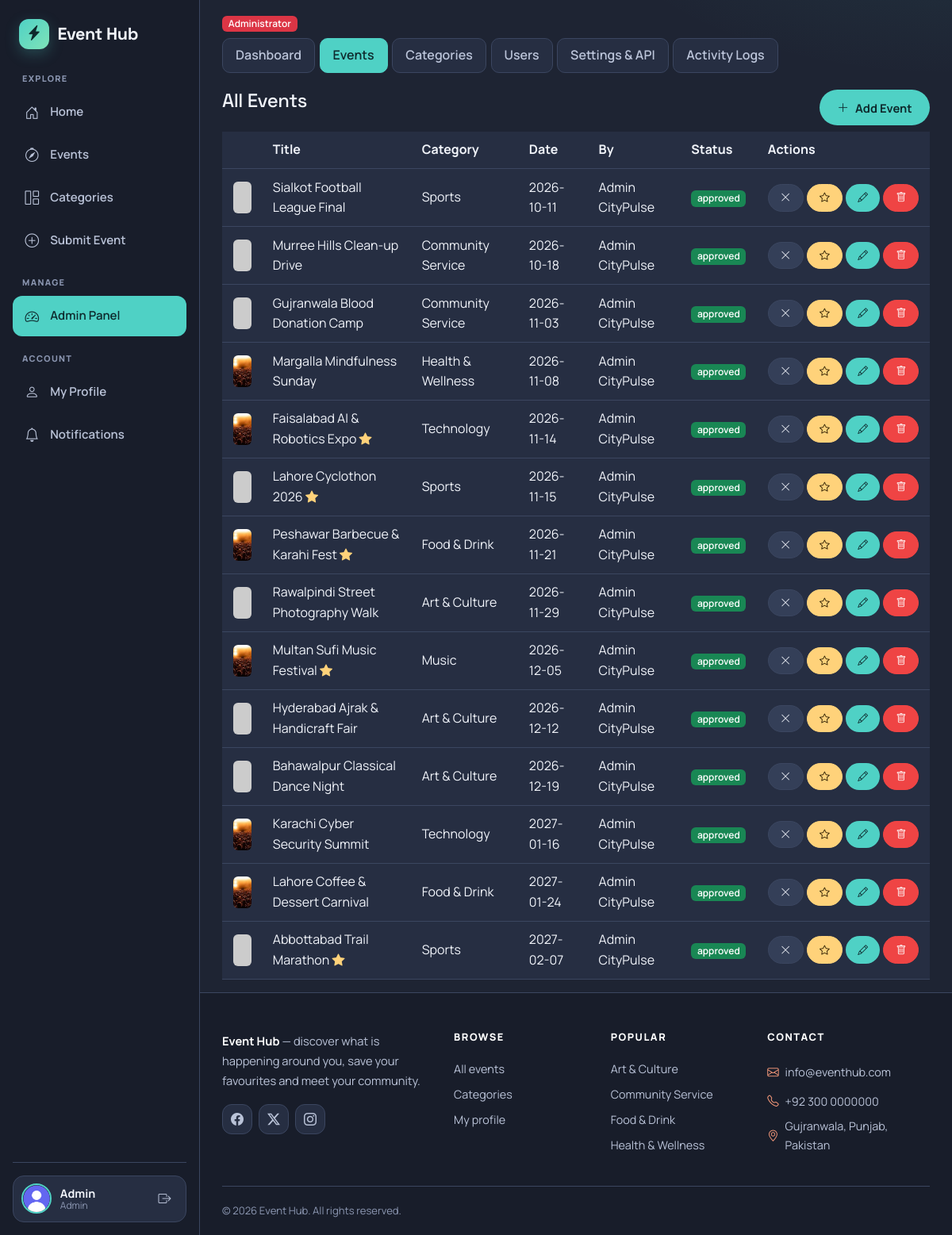
/admin/events.php (signed in), run on the app's committed database.
### tables this page shows
CREATE TABLE events (
  id INT AUTO_INCREMENT PRIMARY KEY,
  title VARCHAR(200) NOT NULL,
  category_id INT NOT NULL,
  short_desc VARCHAR(255),
  description TEXT,
  venue VARCHAR(150),
  address VARCHAR(255),
  city VARCHAR(80),
  lat DECIMAL(10,7) NOT NULL,
  lng DECIMAL(10,7) NOT NULL,
  event_date DATE NOT NULL,
  event_time TIME,
  price DECIMAL(10,2) DEFAULT 0,
  organizer_name VARCHAR(120),
  organizer_contact VARCHAR(150),
  image VARCHAR(255) DEFAULT 'images/default.jpg',
  is_featured TINYINT DEFAULT 0,
  status ENUM('pending','approved','rejected') DEFAULT 'pending',
  created_by INT NULL,
  created_at TIMESTAMP DEFAULT CURRENT_TIMESTAMP,
  FOREIGN KEY (category_id) REFERENCES categories(id)
);

CREATE TABLE categories (
  id INT AUTO_INCREMENT PRIMARY KEY,
  name VARCHAR(80) NOT NULL,
  color VARCHAR(10) DEFAULT '#6f42c1'
);

CREATE TABLE users (
  id INT AUTO_INCREMENT PRIMARY KEY,
  name VARCHAR(100) NOT NULL,
  email VARCHAR(150) NOT NULL UNIQUE,
  password VARCHAR(255) NOT NULL,
  role ENUM('user','moderator','admin') DEFAULT 'user',
  status ENUM('active','inactive') DEFAULT 'active',
  avatar VARCHAR(255) DEFAULT 'images/avatar.png',
  created_at TIMESTAMP DEFAULT CURRENT_TIMESTAMP
);

### admin/events.php (the view, shortened to what this page needs)
<?php
require '../includes/functions.php';
$rows = $pdo->query("SELECT e.*, c.name AS cat, u.name AS author FROM events e JOIN categories c ON c.id=e.category_id
                     LEFT JOIN users u ON u.id=e.created_by ORDER BY FIELD(e.status,'pending','approved','rejected'), e.event_date")->fetchAll();
include '../includes/header.php'; include 'menu.php';
?>
<div class="container">
  <div class="d-flex justify-content-between mb-2"><h4>All Events</h4>
    <a href="event_form.php" class="btn btn-main"><i class="bi bi-plus-lg"></i> Add Event</a></div>
  <div class="table-responsive"><table class="table table-hover bg-white align-middle">
    <tr><th></th><th>Title</th><th>Category</th><th>Date</th><th>By</th><th>Status</th><th>Actions</th></tr>
    <?php foreach ($rows as $r): ?>
    <tr>
      <td><?= img_tag($r['image'], $r['title'], 'width="60" height="40" style="object-fit:cover" class="rounded"', event_fallback($r['id'])) ?></td>
      <td><?= e($r['title']) ?> <?= $r['is_featured'] ? '<i class="bi bi-star-fill text-warning"></i>' : '' ?></td>
      <td><?= e($r['cat']) ?></td><td><?= $r['event_date'] ?></td><td><?= e($r['author']) ?></td>
      <td><span class="badge bg-<?= ['pending' => 'warning', 'approved' => 'success', 'rejected' => 'danger'][$r['status']] ?>"><?= $r['status'] ?></span></td>
      <td>
        <form method="post" class="d-flex gap-1" onsubmit="return confirm('Are you sure?')">
          <?php if ($r['status'] != 'rejected'): ?><button name="do" value="reject" class="btn btn-sm btn-secondary" title="Reject"><i class="bi bi-x-lg"></i></button><?php endif; ?>
          <button name="do" value="feature" class="btn btn-sm btn-warning" title="Feature / Unfeature"><i class="bi bi-star"></i></button>
          <a href="event_form.php?id=<?= $r['id'] ?>" class="btn btn-sm btn-primary" title="Edit"><i class="bi bi-pencil"></i></a>
          <?php if (is_admin()): ?><button name="do" value="delete" class="btn btn-sm btn-danger" title="Delete"><i class="bi bi-trash"></i></button><?php endif; ?>
        </form>
      </td>
    </tr>
    <?php endforeach; ?>
  </table></div>
</div>
<?php include '../includes/footer.php'; ?>

### includes/functions.php (shortened to what this page needs)
<?php
require_once __DIR__ . '/../config/db.php';
function e($s) { return htmlspecialchars($s ?? '', ENT_QUOTES, 'UTF-8'); }
function is_logged() { return isset($_SESSION['user']); }
function is_admin()  { return is_logged() && $_SESSION['user']['role'] == 'admin'; }
function img_src($p) { return preg_match('#^https?://#', $p) ? $p : BASE_URL . $p; }
function img_tag($path, $alt, $attrs = '', $fallback = 'images/default.jpg') {
    return '<img src="' . e(img_src($path)) . '" alt="' . e($alt) . '" loading="lazy" ' . $attrs .
           ' onerror="this.onerror=null;this.src=\'' . BASE_URL . $fallback . '\'">';
}
function event_fallback($id) { return file_exists(__DIR__ . "/../images/event$id.jpg") ? "images/event$id.jpg" : 'images/default.jpg'; }
function get_categories() { global $pdo; return $pdo->query("SELECT * FROM categories ORDER BY name")->fetchAll(); }

### includes/footer.php (shortened to what this page needs)
<footer class="footer">
  <div class="container">
    <div class="footer-grid">
      <div class="footer-brand">
        <p class="footer-desc"><strong><?= SITE_NAME ?></strong> &mdash; discover what is happening around you, save your favourites and meet your community.</p>
        <div class="social-links d-flex gap-2">
          <a href="#" class="social-link" aria-label="Facebook"><i class="bi bi-facebook"></i></a>
          <a href="#" class="social-link" aria-label="Twitter"><i class="bi bi-twitter-x"></i></a>
          <a href="#" class="social-link" aria-label="Instagram"><i class="bi bi-instagram"></i></a>
        </div>
      </div>
      <div class="footer-links">
        <h4>Browse</h4>
        <a href="<?= BASE_URL ?>events.php">All events</a>
        <a href="<?= BASE_URL ?>categories.php">Categories</a>
        <a href="<?= BASE_URL ?><?= is_logged() ? 'profile.php' : 'login.php' ?>"><?= is_logged() ? 'My profile' : 'Login' ?></a>
      </div>
      <div class="footer-links">
        <h4>Popular</h4>
        <?php foreach (array_slice(get_categories(), 0, 4) as $fc): ?>
          <a href="<?= BASE_URL ?>events.php?cat[]=<?= $fc['id'] ?>"><?= e($fc['name']) ?></a>
        <?php endforeach; ?>
      </div>
      <div class="footer-links">
        <h4>Contact</h4>
        <p><i class="bi bi-envelope"></i> <a href="mailto:<?= SITE_EMAIL ?>"><?= SITE_EMAIL ?></a></p>
        <p><i class="bi bi-telephone"></i> <?= SITE_PHONE ?></p>
        <p><i class="bi bi-geo-alt"></i> <?= SITE_ADDRESS ?></p>
      </div>
    </div>
    <div class="footer-bottom"><p>&copy; <?= date('Y') ?> <?= SITE_NAME ?>. All rights reserved.</p></div>
  </div>
</footer>
</div>
</div>
</body>
</html>

### data on the page
events: title "Sialkot Football League Final", category.name "Sports", event_date "2026-10-11", users.name "Admin CityPulse", status "approved"
events: title "Murree Hills Clean-up Drive", category.name "Community Service", event_date "2026-10-18", users.name "Admin CityPulse", status "approved"
events: title "Gujranwala Blood Donation Camp", category.name "Community Service", event_date "2026-11-03", users.name "Admin CityPulse", status "approved"
events: title "Margalla Mindfulness Sunday", category.name "Health & Wellness", event_date "2026-11-08", users.name "Admin CityPulse", status "approved"
events: title "Faisalabad AI & Robotics Expo", is_featured 1 (drawn), category.name "Technology", event_date "2026-11-14", users.name "Admin CityPulse", status "approved"
events: title "Lahore Cyclothon 2026", is_featured 1 (drawn), category.name "Sports", event_date "2026-11-15", users.name "Admin CityPulse", status "approved"
events: title "Peshawar Barbecue & Karahi Fest", is_featured 1 (drawn), category.name "Food & Drink", event_date "2026-11-21", users.name "Admin CityPulse", status "approved"
events: title "Rawalpindi Street Photography Walk", category.name "Art & Culture", event_date "2026-11-29", users.name "Admin CityPulse", status "approved"
events: title "Multan Sufi Music Festival", is_featured 1 (drawn), category.name "Music", event_date "2026-12-05", users.name "Admin CityPulse", status "approved"
events: title "Hyderabad Ajrak & Handicraft Fair", category.name "Art & Culture", event_date "2026-12-12", users.name "Admin CityPulse", status "approved"
events: title "Bahawalpur Classical Dance Night", category.name "Art & Culture", event_date "2026-12-19", users.name "Admin CityPulse", status "approved"
events: title "Karachi Cyber Security Summit", category.name "Technology", event_date "2027-01-16", users.name "Admin CityPulse", status "approved"
events: title "Lahore Coffee & Dessert Carnival", category.name "Food & Drink", event_date "2027-01-24", users.name "Admin CityPulse", status "approved"
events: title "Abbottabad Trail Marathon", is_featured 1 (drawn), category.name "Sports", event_date "2027-02-07", users.name "Admin CityPulse", status "approved"
categories: name "Art & Culture"
categories: name "Community Service"
categories: name "Food & Drink"
categories: name "Health & Wellness"

### other printed values
SITE_NAME "Event Hub"
explode(' ', $_SESSION['user']['name'])[0] "Admin"
$_SESSION['user']['role'] "Admin"
$t "Dashboard"
$t "Events"
$t "Categories"
$t "Users"
$t "Settings & API"
$t "Activity Logs"
SITE_EMAIL "info@eventhub.com"
SITE_PHONE "+92 300 0000000"
SITE_ADDRESS "Gujranwala, Punjab, Pakistan"
